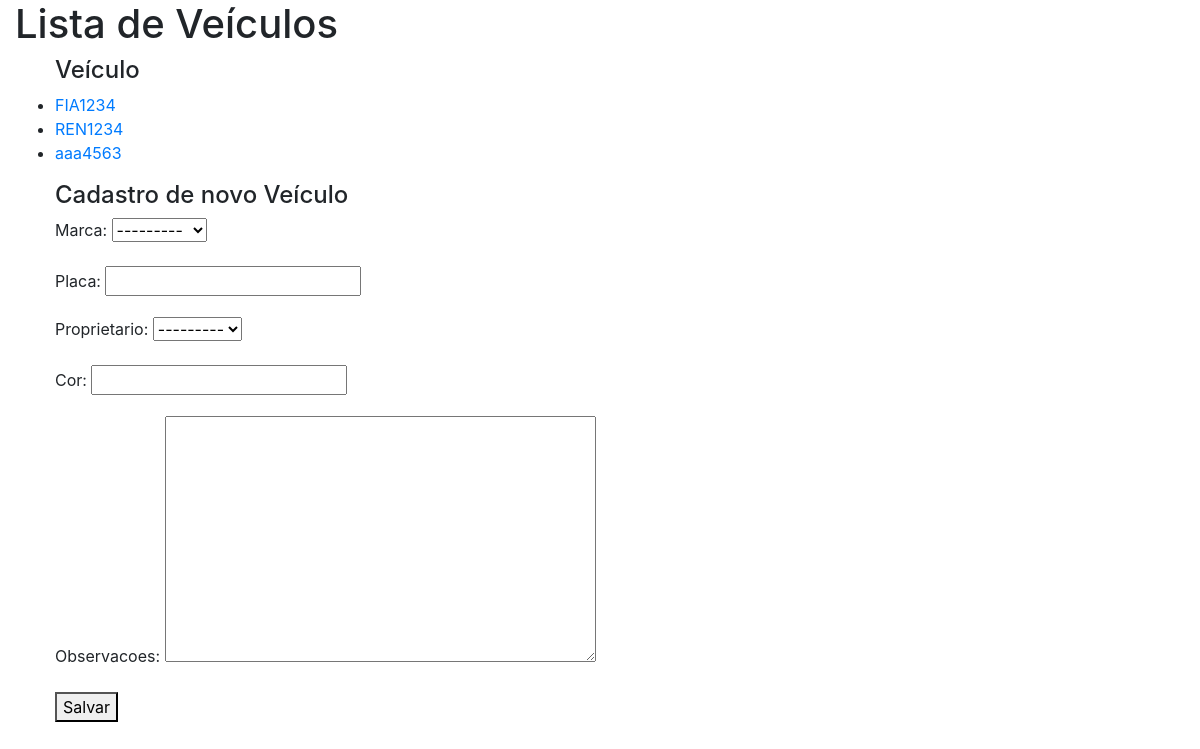
Before: /sistema/veiculos/ with the older database file.
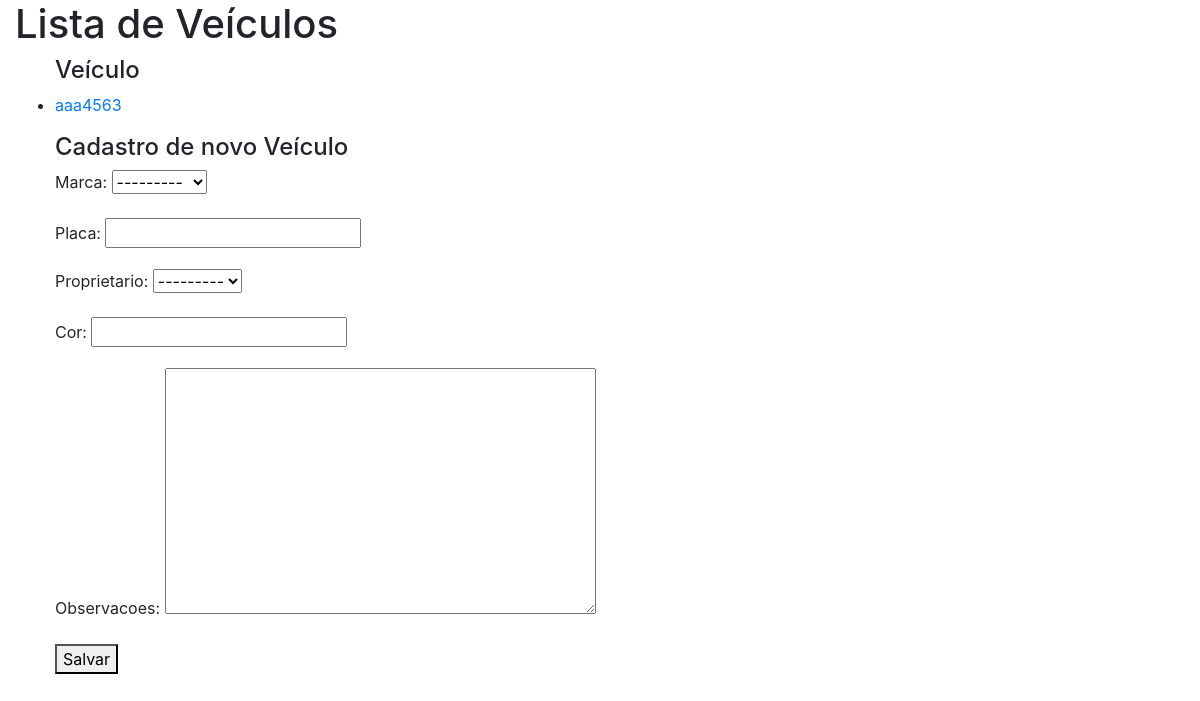
After: the same page with the newer database file.
### core/models.py (models this page shows, shortened)
class Veiculo(models.Model):
    marca = models.ForeignKey(Marca, on_delete=models.CASCADE)
    placa = models.CharField(max_length=7)
    proprietario = models.ForeignKey(Pessoa, on_delete=models.CASCADE)
    cor = models.CharField(max_length=15)
    observacoes = models.TextField()

### core/views.py (the view)
def lista_veiculos(request):
    form = VeiculoForm()
    veiculos = Veiculo.objects.all()
    return render(request, 'core/lista_veiculos.html',
        {'veiculos': veiculos, 'form': form})

### core/forms.py
class VeiculoForm(ModelForm):
    class Meta:
        model = Veiculo
        fields = '__all__'

### core/models.py (called while the page is built)
    def __str__(self):
        return self.nome

    def __str__(self):
        return self.nome

### core/templates/core/lista_veiculos.html
{% extends 'base.html' %}
{% block main %}
<h1>Lista de Veículos</h1>
<ul>
    <h4>Veículo</h4>
    {% for veiculo in veiculos %}
        <li>
            <a href="{% url 'core_veiculos_update' veiculo.id %}">{{ veiculo.placa }}</a>
        </li>
    {% endfor %}
</ul>
<ul>
    <h4>Cadastro de novo Veículo</h4>
    <form action="{% url 'core_veiculos_add' %}" method="POST">{% csrf_token %}
        {{ form.as_p }}
        <button type="submitd">Salvar</button>
    </form>
</ul>
{% endblock %}

### templates/base.html (shortened to what this page needs)
{% load static %}
<!DOCTYPE html>
<html lang="en">
        <link rel="stylesheet" href="{% static 'css/bootstrap.css' %}">
    <body>
        <div class="container-fluid">
            {% block main %}
            {% endblock %}
        </div>
    </body>
</html>

Changed rows visible on the page:
removed Veiculo: placa "FIA1234"
removed Veiculo: placa "REN1234"
